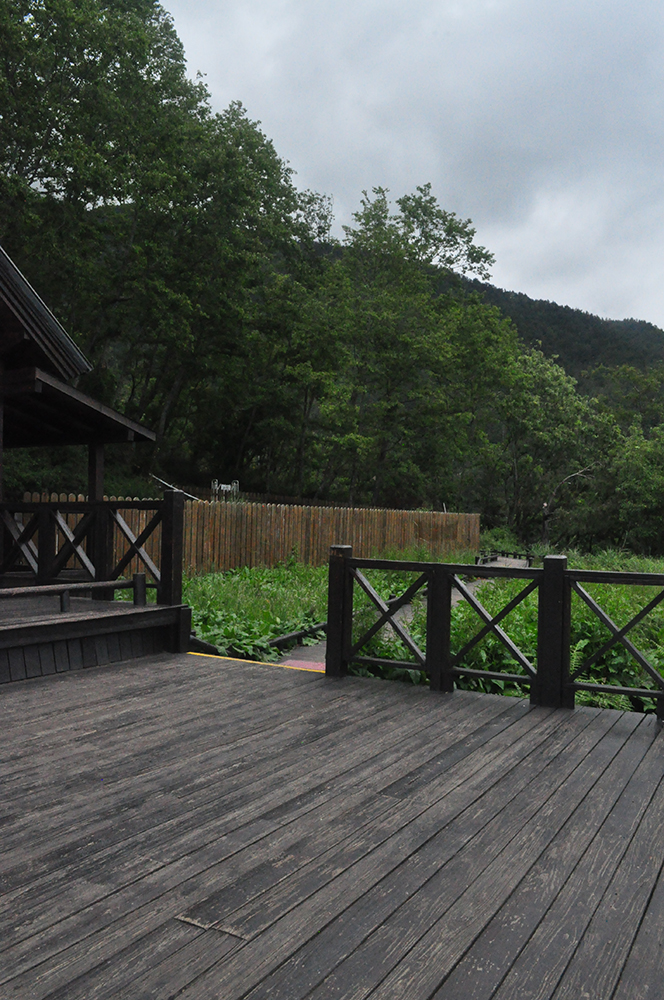
#> input picture src/data/xue-mountain/01.jpg, 664 x 1000 px; its folder holds 4 pictures in this run
$ jupyter execute demo.ipynb
#> lines starting #> are read from the running program, lines starting #| are printed output that depends on the picture
[cell 1]
import numpy as np
import matplotlib.pyplot as plt
from matplotlib.patches import ConnectionPatch

import cv2

import glob

# Data loader

[cell 2]
def show_images(images, size=(10, 6), title=""):
    fig, axes = plt.subplots(1, len(images), figsize=size)
    for idx, image in enumerate(images):
        axes[idx].imshow(image)
    fig.suptitle(title, fontsize=12)
    plt.show()

[cell 3]
def data_loader(path: str, appear: bool = False, show_size=(10, 6), title: str = ""):
#> called with path = 'data/xue-mountain/*.jpg', appear = False, show_size = (10, 6), title = ''
    image_paths = sorted(glob.glob(path))
    images = [cv2.imread(path, cv2.IMREAD_UNCHANGED) for path in image_paths]
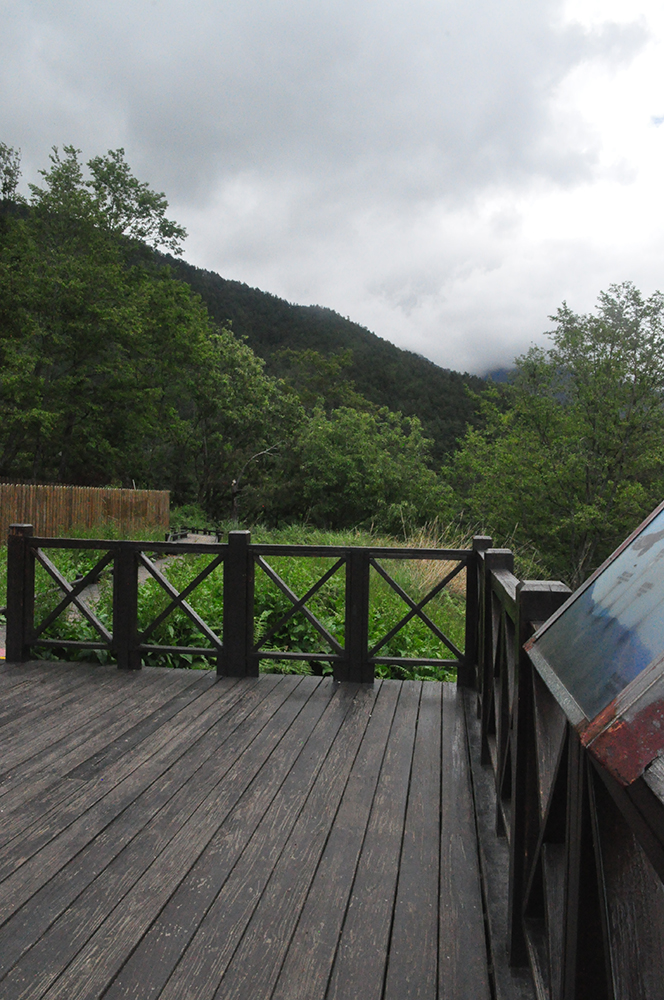
#> input picture src/data/xue-mountain/02.jpg, 664 x 1000 px
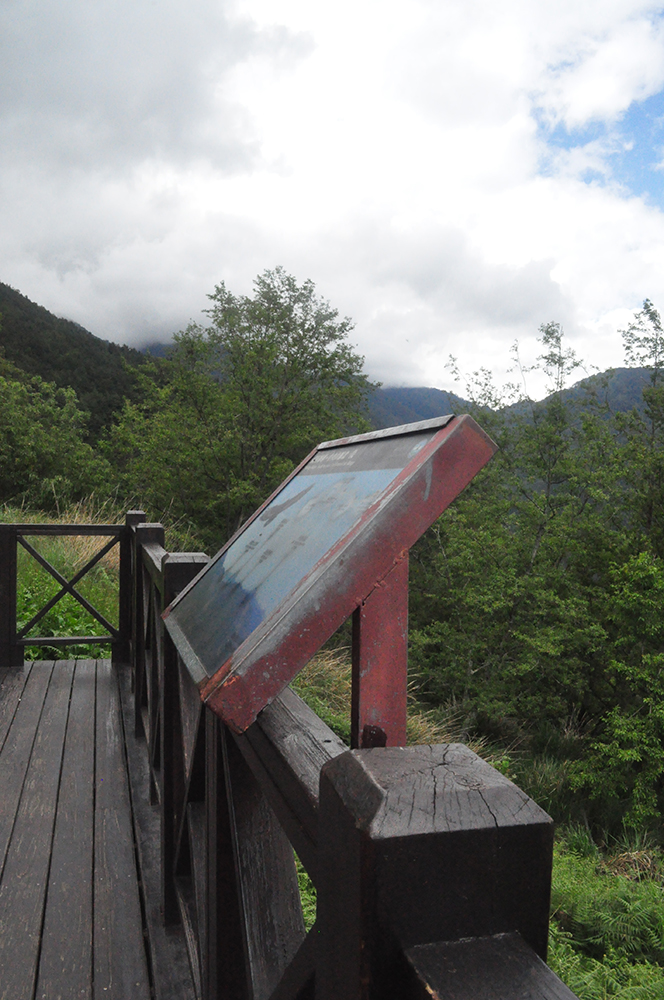
#> input picture src/data/xue-mountain/03.jpg, 664 x 1000 px
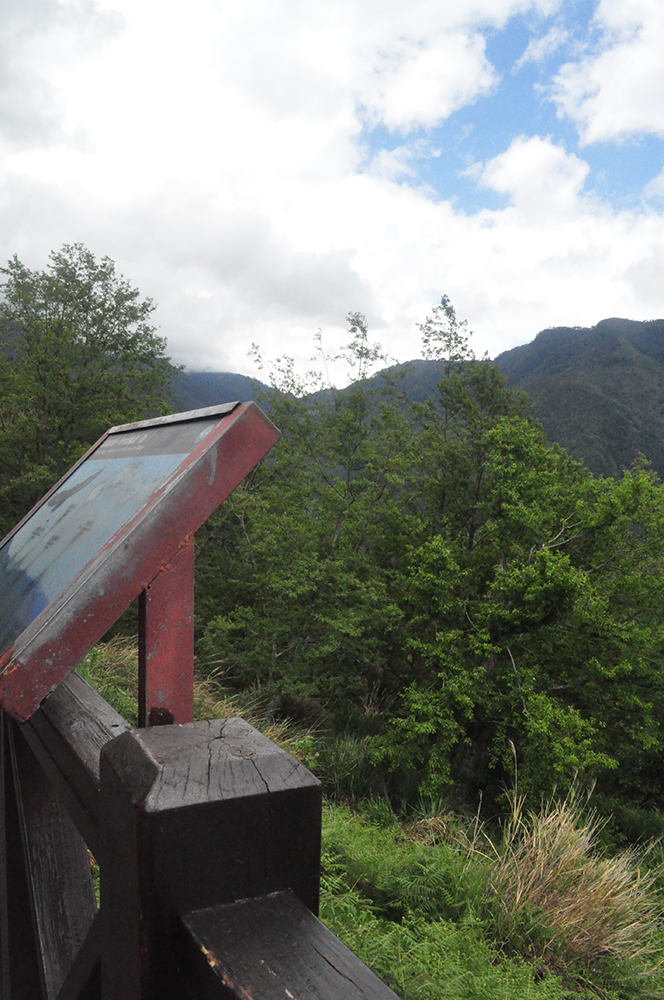
#> input picture src/data/xue-mountain/04.jpg, 664 x 1000 px
#> images = 4 items
    if appear:
        show_images(images, show_size, title)
    return images

# Data cleaning

[cell 4]
def normalize_images(images, appear: bool = False, title: str = ""):
    normal_images = [(image / np.max(image) * 255).astype(np.uint8) for image in images]
    if appear:
        show_images(normal_images, title=title)
    return normal_images

[cell 5]
def to_gray_images(images, appear=False, title: str = ""):
    gray_images = [cv2.cvtColor(image, cv2.COLOR_BGR2GRAY) if len(image.shape) == 3 else image
                   for image in images]
    if appear:
        show_images(gray_images, title=title)
    return gray_images

# Feature detector

[cell 6]
def harris_corner_detector(images: list, block_size: int, k_size: int, k_harris_parameter=0.04, threshold=0.01,
                           appear=False):
    key_points = []
    for img in images:
        corner = cv2.cornerHarris(img, block_size, k_size, k_harris_parameter)
        corner = cv2.dilate(corner, None)

        points = np.argwhere(corner > threshold * corner.max())
        keypoint = [cv2.KeyPoint(float(x[1]), float(x[0]), 1) for x in points]

        key_points.append(keypoint)

    if appear:
        plot_key_points(images, key_points)

    return key_points

[cell 7]
def plot_key_points(images, key_points):
    _, axes = plt.subplots(1, len(images), figsize=(10, 6))
    for idx, image in enumerate(images):
        points = np.array([list(keypoint.pt) for keypoint in key_points[idx]])
        axes[idx].imshow(image)
        axes[idx].scatter(points[:, 0], points[:, 1], marker='x', color='r')
    plt.show()

# Image matching

[cell 8]
def SIFT_description(gray_images, key_points):
    detector = cv2.SIFT_create()

    descriptors = []
    for idx, img in enumerate(gray_images):
        keypoint, descriptor = detector.compute(img, key_points[idx])

        descriptors.append(descriptor)

    return key_points, descriptors

[cell 9]
# [14 lines left out: function SUFR_description, not called in this run]

[cell 10]
# [13 lines left out: function ORB_description, not called in this run]

[cell 11]
# [14 lines left out: function KAZE_description, not called in this run]

[cell 12]
# [14 lines left out: function FREAK_description, not called in this run]

[cell 13]
# [14 lines left out: function BRISK_description, not called in this run]

[cell 14]
# [14 lines left out: function BRIEF_description, not called in this run]

[cell 15]
# [14 lines left out: function AKAZE_description, not called in this run]

[cell 16]
def matching_conner(imgs, key_points, descriptors, type_match="original", num_top_matches=50, ratio_thresh=0.3,
                    appear=False, method='SIFT'):
    #src image
    src_key_points = key_points[0]
    src_descriptors = descriptors[0]

    # des image
    des_key_points = key_points[1]
    des_descriptors = descriptors[1]

    # Match descriptors using FLANN matcher
    if method in ["ORB", "FREAK", "BRISK", "BRIEF", "AKAZE"]:
        matcher = cv2.BFMatcher(cv2.NORM_HAMMING, crossCheck=True)

        type_match = "original"
    else:
        matcher = cv2.FlannBasedMatcher()

    if type_match == "original":
        matches = matcher.match(src_descriptors, des_descriptors)

        # Sort matches by distance
        matches = sorted(matches, key=lambda x: x.distance)

        # Select top matches
        matches = matches[:num_top_matches]

    if type_match == "knn":
        knn_matches = matcher.knnMatch(src_descriptors, des_descriptors, 2)

        # Filter matches using the Lowe's ratio test
        ratio_thresh = ratio_thresh
        matches = []
        for m, n in knn_matches:
            if m.distance < ratio_thresh * n.distance:
                matches.append(m)

    # Extract matched keypoints
    src_points = np.float32([src_key_points[m.queryIdx].pt for m in matches]).reshape(-1, 1, 2)
    des_points = np.float32([des_key_points[m.trainIdx].pt for m in matches]).reshape(-1, 1, 2)

    if appear:
        plot_matches(imgs[0], imgs[1], src_points, des_points)

    return src_points, des_points

[cell 17]
# use this function to visualize the matches
def plot_matches(src_img, des_img, src_points, des_points):
    fig, axes = plt.subplots(1, 2, figsize=(10, 6))

    # draw images
    axes[0].imshow(src_img)
    axes[1].imshow(des_img)

    # draw matches
    for src_point, des_point in zip(src_points, des_points):
        kp1, kp2 = src_point[0], des_point[0]

        con = ConnectionPatch(xyA=kp1, coordsA=axes[0].transData,
                              xyB=kp2, coordsB=axes[1].transData, color='r')
        fig.add_artist(con)
        axes[0].plot(*kp1, color='r', marker='x')
        axes[1].plot(*kp2, color='r', marker='x')

    plt.show()

# Blending and Compositing

[cell 18]
def warpTwoImages(img_src, img_des, H, appear=False):
    # Warp the source image to align with the destination image
    h1, w1 = img_src.shape[:2]
    h2, w2 = img_des.shape[:2]

    pts1 = np.float32([[0, 0], [0, h1], [w1, h1], [w1, 0]]).reshape(-1, 1, 2)
    pts2 = np.float32([[0, 0], [0, h2], [w2, h2], [w2, 0]]).reshape(-1, 1, 2)

    pts2_ = cv2.perspectiveTransform(pts2, H)
    pts = np.concatenate((pts1, pts2_), axis=0)

    [xmin, ymin] = np.int32(pts.min(axis=0).ravel() - 0.5)
    [xmax, ymax] = np.int32(pts.max(axis=0).ravel() + 0.5)
    t = [-xmin, -ymin]
    Ht = np.array([[1, 0, t[0]], [0, 1, t[1]], [0, 0, 1]])  # translate

    wrap_src_img = cv2.warpPerspective(img_src, Ht.dot(H), (xmax - xmin, ymax - ymin))

    # Combine the two images into a panorama
    wrap_src_img[t[1]:h2 + t[1], t[0]:w2 + t[0]] = img_des

    if appear:
        plt.imshow(wrap_src_img)
        # plt.title('Panorama result')
        plt.show()

    return wrap_src_img  #%%

## Main function

[cell 19]
def stitching_images(img_src, img_des, method='SIFT'):
    ## Normalize values, change data type
    images_norm_uint8 = normalize_images([img_src, img_des], appear=True)

    ## Grayscale images
    gray_images = to_gray_images(images_norm_uint8, appear=True)

    ## Harris conner detector
    key_points = harris_corner_detector(gray_images,
                                        block_size=2,
                                        k_size=3,
                                        k_harris_parameter=0.04,
                                        threshold=0.05,
                                        appear=True)

    ## Description of each corner
    if method == 'SIFT':
        key_points, descriptors = SIFT_description(gray_images, key_points)

    if method == 'SURF':
        # SURF is the same idea as SIFT, but it's patented
        # to run it, we need old version of opencv < 3.4.
        key_points, descriptors = SUFR_description(gray_images)

    if method == 'ORB':
        key_points, descriptors = ORB_description(gray_images)

    if method == 'KAZE':
        key_points, descriptors = KAZE_description(gray_images)

    if method == 'FREAK':
        key_points, descriptors = FREAK_description(gray_images)

    if method == 'BRISK':
        key_points, descriptors = BRISK_description(gray_images)

    if method == 'BRIEF':
        key_points, descriptors = BRIEF_description(gray_images)

    if method == 'AKAZE':
        key_points, descriptors = AKAZE_description(gray_images)

    ## Matching corner
    src_points, des_points = matching_conner([img_src, img_des],
                                             key_points, descriptors,
                                             type_match="original",
                                             num_top_matches=50,
                                             ratio_thresh=0.45,
                                             appear=True,
                                             method=method)

    ## Compute homography matrix using RANSAC
    H, mask = cv2.findHomography(src_points, des_points, cv2.RANSAC, 2.0)

    ## Find the size of new panorama
    panorama = warpTwoImages(img_src, img_des, H, appear=True)

    return panorama

# HARRIS_IMAGE_RESULT = stitching_images_harris_test()

[cell 20]
def multi_panorama():
    # Load images. CV2 reads in BGR format
    images = data_loader('data/xue-mountain/*.jpg')[0:2]
#> images = 2 items

    firs_images = images[0]
#> firs_images is the input picture: shape (1000, 664, 3); mean B, G, R 84.9, 90.6, 85.6
    for i in range(1, len(images)):
        # method = ['SIFT', 'SURF', 'ORB', 'KAZE', 'FREAK', 'BRISK', 'BRIEF', 'AKAZE']
        method = 'SIFT'

        new_firs_images = stitching_images(firs_images, images[i], method=method)

        firs_images = new_firs_images.copy()
#> this loop made 1 pass
#> method on pass 1: 'SIFT'
#> pass 1, in show_images (call 2), `plt.show()`:
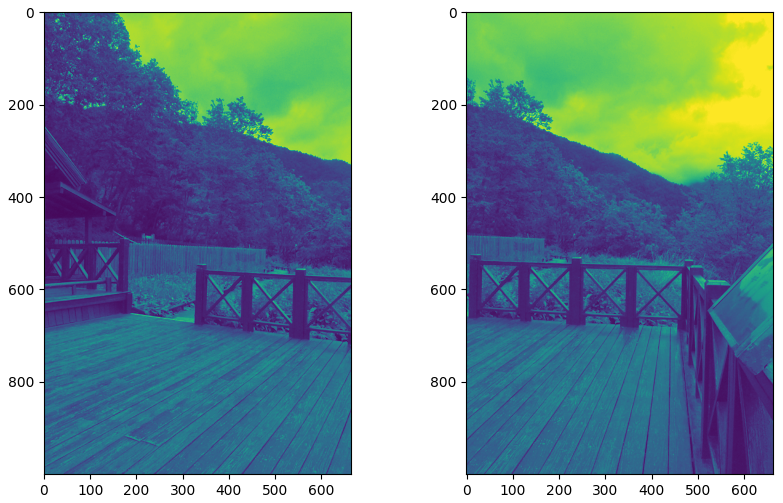
#> figure drawn by matplotlib, 2 panels
#> pass 1, in plot_key_points, `plt.show()`:
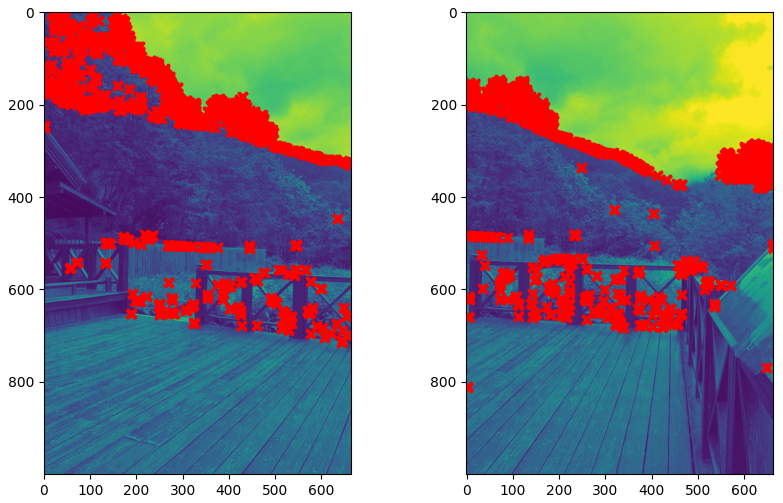
#> figure drawn by matplotlib, 2 panels
#> pass 1, in plot_matches, `plt.show()`:
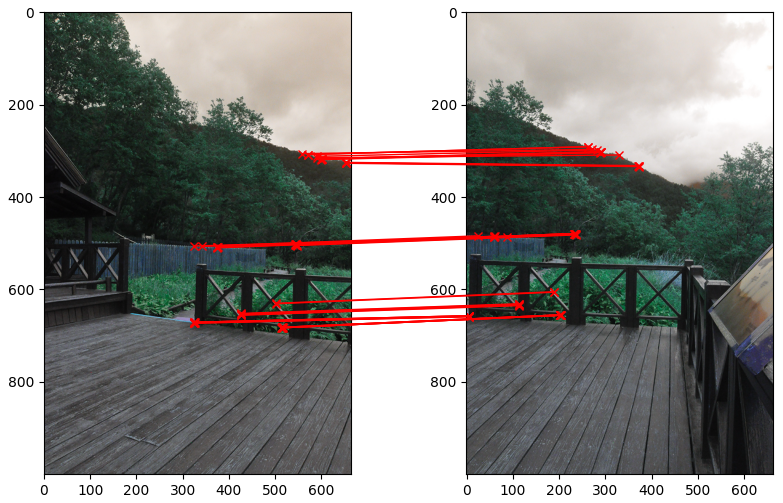
#> figure drawn by matplotlib, 2 panels; B, G, R data is drawn as R, G, B
#> pass 1, in warpTwoImages, `wrap_src_img = cv2.warpPerspective(img_src, Ht.dot(H), (xmax - xmin, y..`:
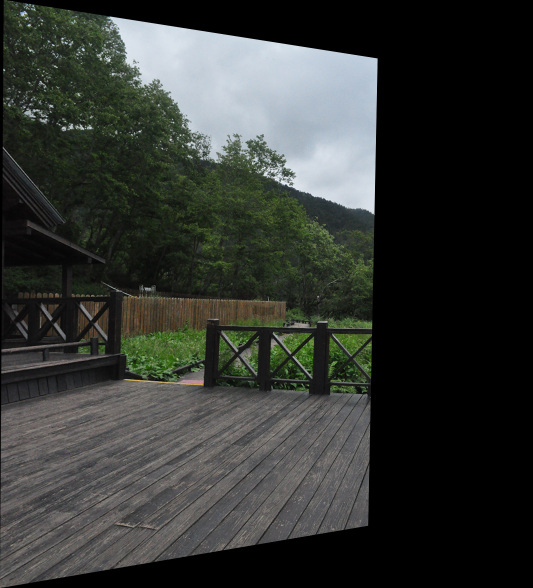
#> wrap_src_img: shape (1176, 1066, 3) (shown at 1/2 size); mean B, G, R 50.5, 54.1, 51.2
#> pass 1, in warpTwoImages, `plt.show()`:
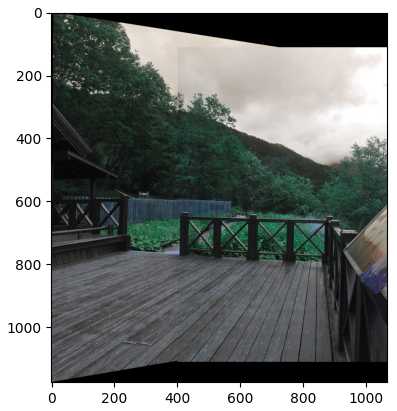
#> figure drawn by matplotlib, 1 panel; B, G, R data is drawn as R, G, B
#> pass 1, in stitching_images, `panorama = warpTwoImages(img_src, img_des, H, appear=True)`:
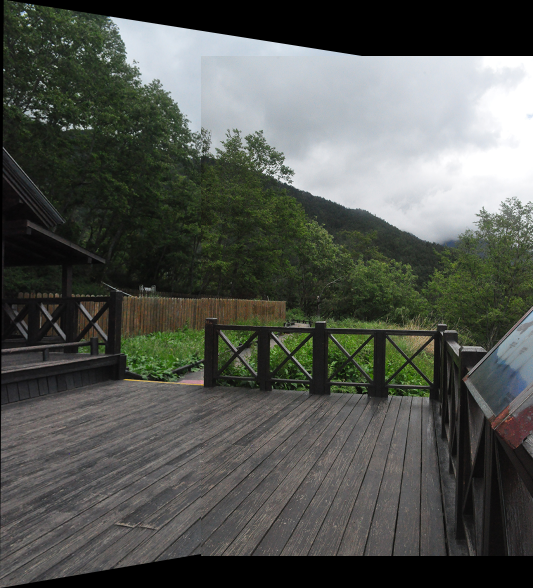
#> panorama: shape (1176, 1066, 3) (shown at 1/2 size); mean B, G, R 79.7, 85.3, 82.2

    # Resize final stitched image to match dimensions of first image
    firs_images = cv2.resize(firs_images, (images[0].shape[1], images[0].shape[0]))
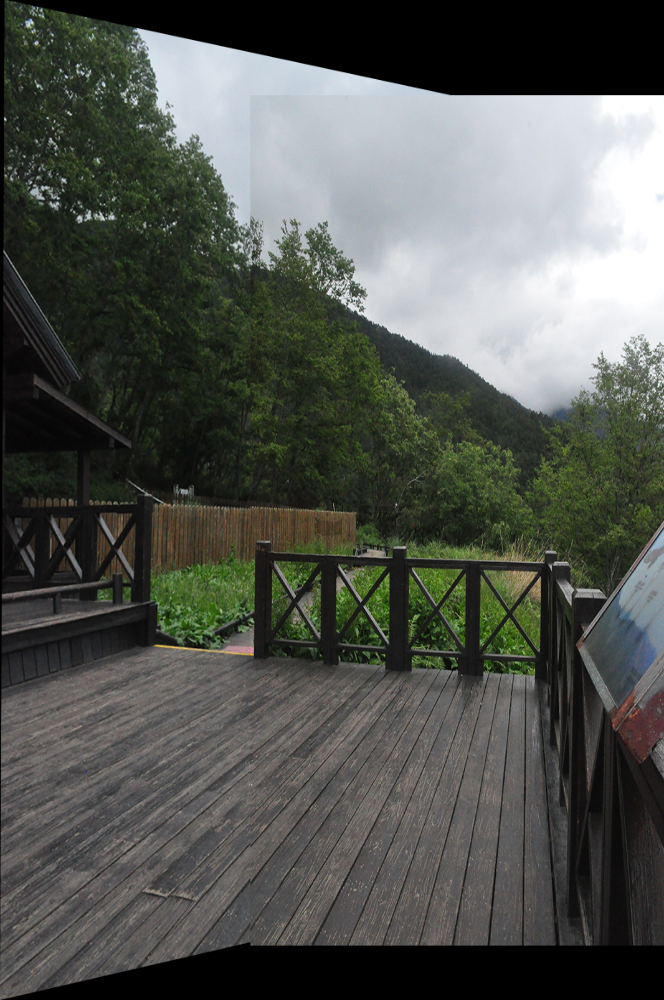
#> firs_images: shape (1000, 664, 3); mean B, G, R 79.6, 85.2, 82.1

    # Calculate MSE and PSNR of the final stitched image
    mse_val = np.mean((firs_images - images[0]) ** 2)
#> mse_val = 91.34
    psnr_val = cv2.PSNR(firs_images, images[0])
#> psnr_val = 10.82
    # print(f"Final image: MSE = {mse_val:.2f}, PSNR = {psnr_val:.2f}")

    return firs_images

"""
# uncomment to measure processing times
from timeit import timeit

TIME_LOOP = 50
processing_time_result = timeit(
    lambda: multi_panorama(), number=TIME_LOOP
)
print(f'Average processing time: {processing_time_result / TIME_LOOP:.2f} seconds')
"""
PANORAMA = multi_panorama()

"""
Average processing times:
AKAZE: 0.40s
BRIEF: 0.25s
BRISK: 0.41s
FREAK: 0.27s
KAZE: 0.94s
ORB: 0.25s
SIFT: 0.44s
"""
